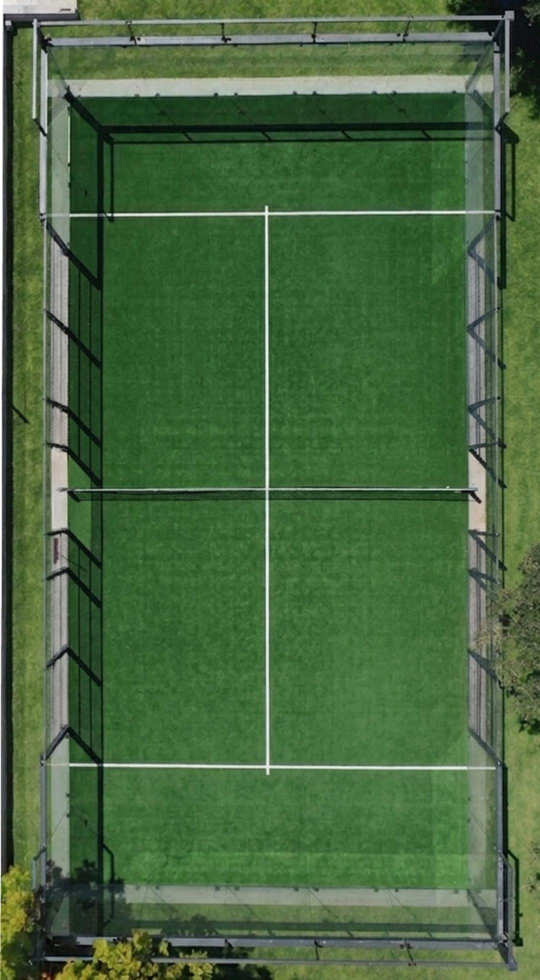
#> input picture brand/photos/overhead-court-vertical.jpg, 1080 x 1959 px, given in place of home-court.mp4, which was not available (shown at 1/2 size)
$ python hybrid.py ../../brand/photos/overhead-court-vertical.jpg
#> lines starting #> are read from the running program, lines starting #| are printed output that depends on the picture; after the words box and inside, x2 and y2 are one past the last pixel; in counts of white or black regions, pixels touching at a corner belong together
### render/styles/watercolor.py
# Style sample: watercolor field journal. Washes bleed in on paper, hand-inked labels.
from common import *
N=216
rng=np.random.default_rng(7)
SEPIA=(59,47,42)
def lowfreq(sig,scale=1.0):
    n=rng.normal(0,1,(H//4,W//4)).astype(np.float32); n=cv2.GaussianBlur(n,(0,0),sig)
    n=(n-n.mean())/(n.std()+1e-6); return cv2.resize(n,(W,H))*scale
def paper():
    a=np.zeros((H,W,3),np.float32); a[:]=(244,238,225)
    a+=lowfreq(30,6)[...,None]+rng.normal(0,3,(H,W,1))
    fib=cv2.GaussianBlur(rng.normal(0,1,(H,W)).astype(np.float32),(0,0),1.2); a+=fib[...,None]*6
    y,x=np.mgrid[0:H,0:W]; v=((x-W/2)/W)**2+((y-H/2)/H)**2; a*= (1-0.25*v)[...,None]
    return np.clip(a,0,255)
PAPER=paper()
CX,CY,S=540,1000,12.0
C=rect(CX,CY,S,COURT); P=rect(CX,CY,S,PAD); A=rect(CX,CY,S,ACC)
def boxmask(r,hole=None):
#> called with r = (343, 606.5, 737, 1393.5)
    m=np.zeros((H,W),np.float32); cv2.rectangle(m,(int(r[0]),int(r[1])),(int(r[2]),int(r[3])),1,-1)
#> after `cv2.rectangle(m, (int(r[0]), int(r[1])), (int(r[2]), int(r[3])), 1, -1`:
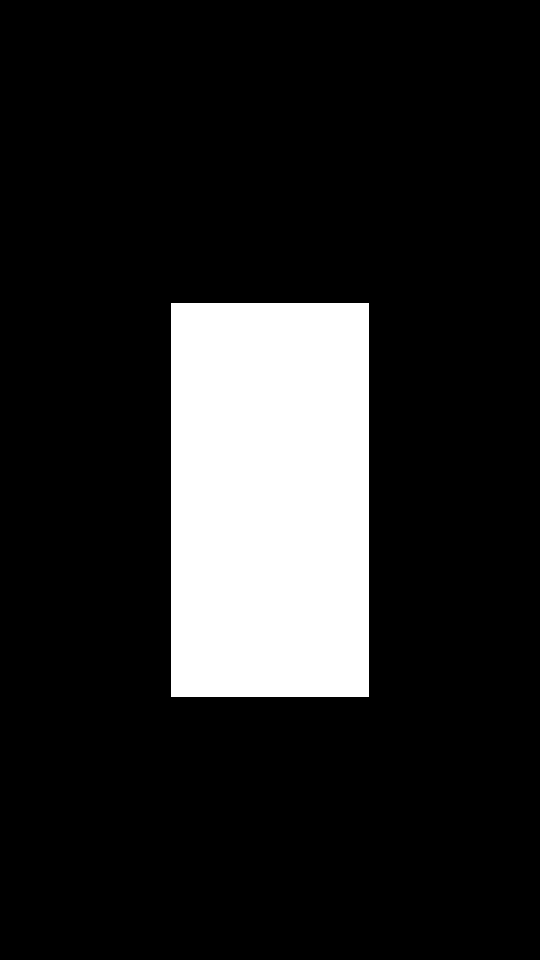
#> m: shape (1920, 1080) float32 (shown at 1/2 size); values 0 (black) and 1 (white), 15% white; 1 white region, box (x1, y1, x2, y2) and area: (343, 606, 738, 1394) 311260
    if hole: cv2.rectangle(m,(int(hole[0]),int(hole[1])),(int(hole[2]),int(hole[3])),0,-1)
    return m
class Wash:
    def __init__(s,r,hole,col,dens,origin):
        m=cv2.GaussianBlur(boxmask(r,hole),(0,0),5)
        s.m=np.clip((m-0.5+lowfreq(2.5,0.22))*5+0.5,0,1)*(m>0.15); s.col=np.array(col,np.float32)/255; s.dens=dens
        y,x=np.mgrid[0:H,0:W]; d=np.hypot(x-origin[0],y-origin[1]).astype(np.float32); s.d=d/d[s.m>0.5].max()
        s.n=lowfreq(10,0.18); s.v=lowfreq(5,1.0); s.g=cv2.GaussianBlur(rng.normal(0,1,(H,W)).astype(np.float32),(0,0),0.8)
    # [10 lines left out: functions alpha, apply, not called in this run]
W_COURT=Wash(C,None,(70,125,185),0.75,(CX,CY))
W_PAD=Wash(P,C,(200,180,140),0.85,(CX,P[3]))
#> call 2 of boxmask, with r = (324, 586, 756, 1414), hole = (343, 606.5, 737, 1393.5)
#> in boxmask (call 2), `cv2.rectangle(m, (int(r[0]), int(r[1])), (int(r[2]), int(r[3])), 1, -1`:
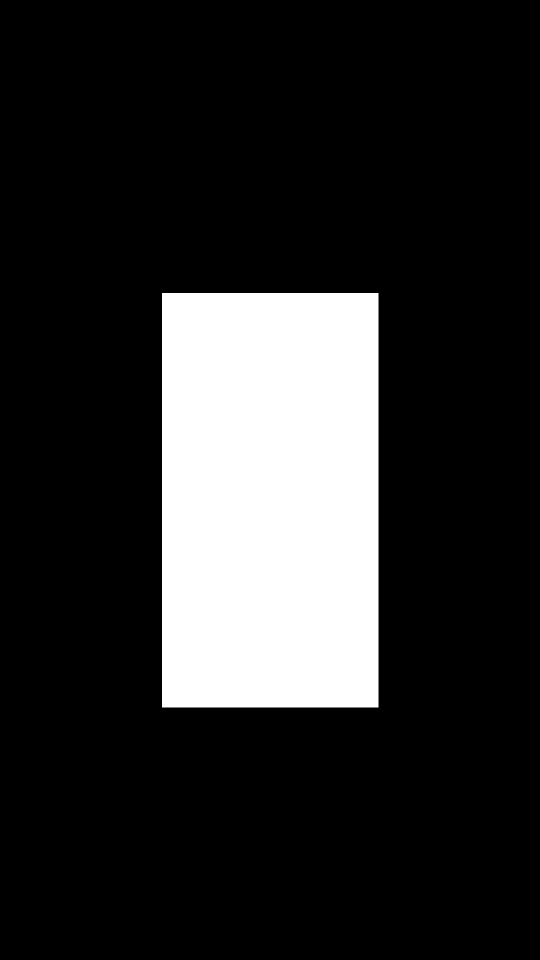
#> m: shape (1920, 1080) float32 (shown at 1/2 size); values 0 (black) and 1 (white), 17.3% white; 1 white region, box (x1, y1, x2, y2) and area: (324, 586, 757, 1415) 358957
#> in boxmask (call 2), `if hole: cv2.rectangle(m,(int(hole[0]),int(hole[1])),(int(hole[2]),int..`:
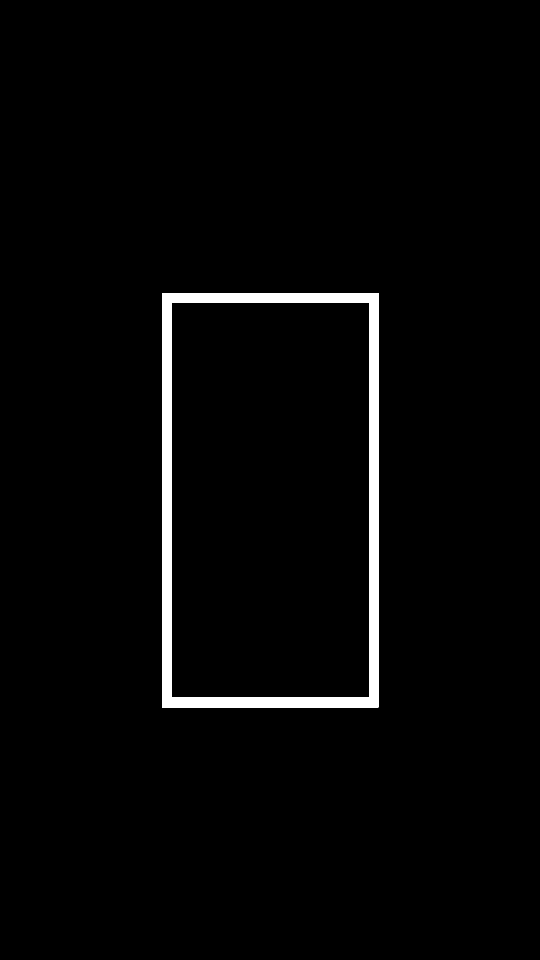
#> m: shape (1920, 1080) float32 (shown at 1/2 size); values 0 (black) and 1 (white), 2.3% white; 1 white region, box (x1, y1, x2, y2) and area: (324, 586, 757, 1415) 47697
W_ACC=Wash(A,P,(150,185,150),0.6,(A[0],A[1]))
#> call 3 of boxmask, with r = (252, 514, 828, 1486), hole = (324, 586, 756, 1414)
#> in boxmask (call 3), `cv2.rectangle(m, (int(r[0]), int(r[1])), (int(r[2]), int(r[3])), 1, -1`:
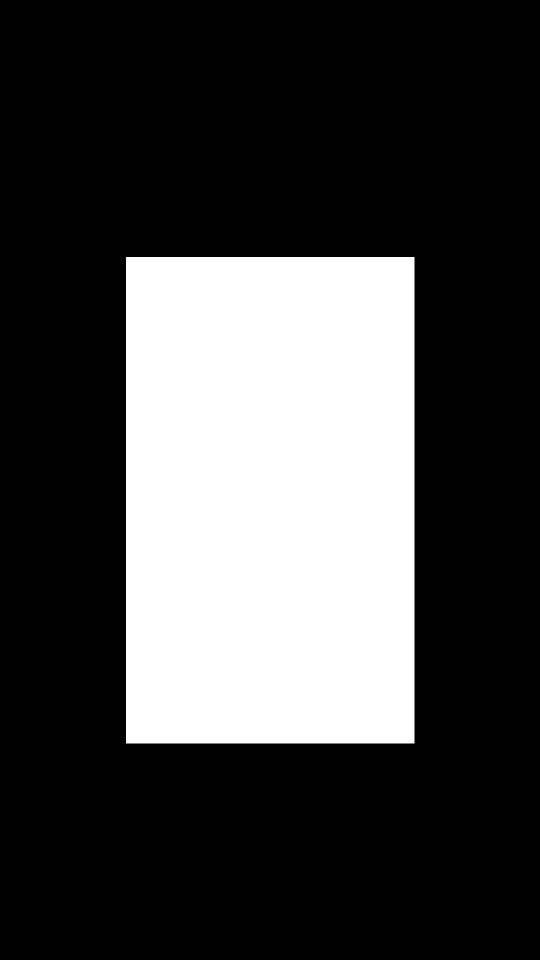
#> m: shape (1920, 1080) float32 (shown at 1/2 size); values 0 (black) and 1 (white), 27.1% white; 1 white region, box (x1, y1, x2, y2) and area: (252, 514, 829, 1487) 561421
#> in boxmask (call 3), `if hole: cv2.rectangle(m,(int(hole[0]),int(hole[1])),(int(hole[2]),int..`:
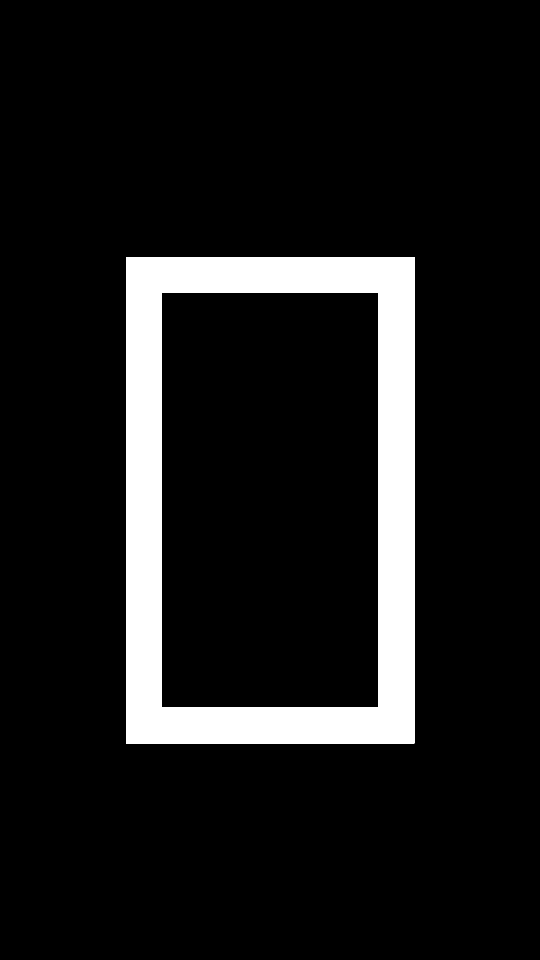
#> m: shape (1920, 1080) float32 (shown at 1/2 size); values 0 (black) and 1 (white), 9.8% white; 1 white region, box (x1, y1, x2, y2) and area: (252, 514, 829, 1487) 202464
# [35 lines left out: functions wobble_line, rect_lines, write_on, arrow, not called in this run]
HF=lambda sz,w=500: font(f'figtree-latin-{w}-normal',sz)
# [26 lines left out: function frame, not called in this run]
# [5 lines that do not run on import are left out]

### render/styles/common.py
import numpy as np, cv2, math, os, subprocess
from PIL import Image, ImageDraw, ImageFont, ImageFilter
ROOT=os.path.dirname(os.path.dirname(os.path.dirname(os.path.abspath(__file__))))
W,H,FPS=1080,1920,30
_f={}
# [4 lines left out: function font, not called in this run]
def cl(x): return max(0.0,min(1.0,x))
def ss(x): x=cl(x); return x*x*(3-2*x)
def eout(x): x=cl(x); return 1-(1-x)**3
def prog(t,a,b): return cl((t-a)/(b-a))
# geometry in feet (width x length), long axis vertical
COURT=(32+10/12,65+7/12); PAD=(36.0,69.0); ACC=(48.0,81.0); SV=22+10/12
def rect(cx,cy,s,wl): w,l=wl; return (cx-w*s/2,cy-l*s/2,cx+w*s/2,cy+l*s/2)
# [10 lines left out: functions encode, zoom, not called in this run]

### render/styles/hybrid.py
# Style sample: real footage + watercolor explainer. Footage pasted on paper; freeze frames get
# hand-drawn ink circles, arrows and yellow highlights; a number cuts to a quick watercolor chart.
# Footage: public/videos/home-court.mp4 from the website repo (stock-style clip, not an APL build).
from common import *
import watercolor as WC
N=390; FOOT='/home/claude/video/foot/home-court.mp4'
INK=(40,34,30); YEL=(237,189,46)
FX,FY,FW,FH=0,640,1080,608
cap=cv2.VideoCapture(FOOT); SRC=[]
while True:
    ok,fr=cap.read()
#> fr is the input picture: shape (1959, 1080, 3); mean B, G, R 63.8, 103.3, 72.4
    if not ok or len(SRC)>250: break
    SRC.append(cv2.resize(cv2.cvtColor(fr,cv2.COLOR_BGR2RGB),(FW,FH),interpolation=cv2.INTER_AREA))
PAPER=WC.PAPER.astype(np.uint8)
TEX=(WC.PAPER/WC.PAPER.mean()).astype(np.float32)
# [4 lines left out: function frozen, not called in this run]
F=lambda sz,w=800: font(f'figtree-latin-{w}-normal',sz)
# [15 lines left out: functions ink_ellipse, ink_arrow, not called in this run]
_hl={}
# [11 lines left out: function highlight, not called in this run]
def text(img,s,xy,f,col=INK,al=1,anchor='la'):
    if al>0: ImageDraw.Draw(img,'RGBA').text(xy,s,font=f,fill=col+(int(255*al),),anchor=anchor)
def paste_footage(a,fr):
    sh=np.zeros((H,W),np.float32); sh[FY+10:FY+FH+22,FX:FX+FW]=1; sh=cv2.GaussianBlur(sh,(0,0),14)[...,None]*0.35
    a[:]=(a*(1-sh)).astype(np.uint8); a[FY:FY+FH,FX:FX+FW]=fr
# [38 lines left out: function frame, not called in this run]
if __name__=='__main__':
    import sys
    if len(sys.argv)>1 and sys.argv[1]=='still':
        for f in map(int,sys.argv[2:]): Image.fromarray(frame(f)).save(f'/home/claude/video/hy_{f}.jpg',quality=90)
    else: encode(frame,N,'/home/claude/video/style_hybrid.mp4')
